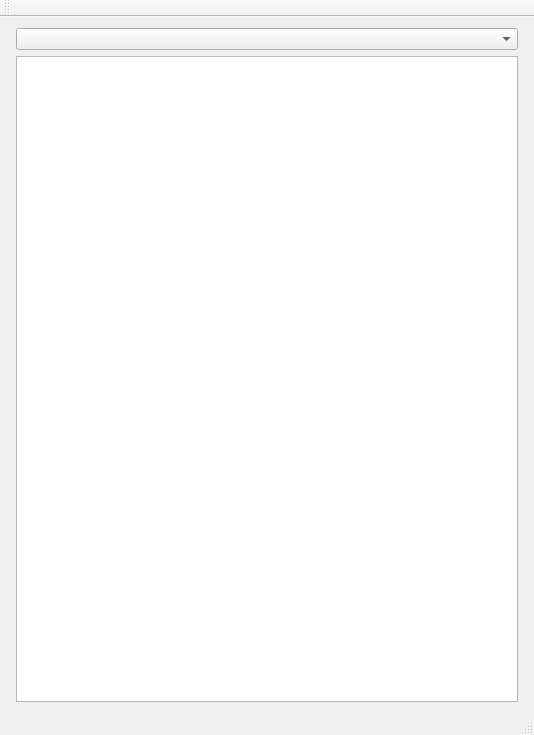
<?xml version="1.0" encoding="UTF-8"?>
<ui version="4.0">
 <class>MainWindow</class>
 <widget class="QMainWindow" name="MainWindow">
  <property name="geometry">
   <rect>
    <x>0</x>
    <y>0</y>
    <width>534</width>
    <height>735</height>
   </rect>
  </property>
  <property name="windowTitle">
   <string>MainWindow</string>
  </property>
  <widget class="QWidget" name="centralWidget">
   <layout class="QHBoxLayout" name="horizontalLayout_2">
    <item>
     <layout class="QHBoxLayout" name="horizontalLayout">
      <item>
       <spacer name="horizontalSpacer">
        <property name="orientation">
         <enum>Qt::Horizontal</enum>
        </property>
        <property name="sizeType">
         <enum>QSizePolicy::Fixed</enum>
        </property>
        <property name="sizeHint" stdset="0">
         <size>
          <width>5</width>
          <height>20</height>
         </size>
        </property>
       </spacer>
      </item>
      <item>
       <layout class="QVBoxLayout" name="verticalLayout">
        <item>
         <widget class="QComboBox" name="comboBox"/>
        </item>
        <item>
         <widget class="QTableWidget" name="tableWidget"/>
        </item>
       </layout>
      </item>
      <item>
       <spacer name="horizontalSpacer_2">
        <property name="orientation">
         <enum>Qt::Horizontal</enum>
        </property>
        <property name="sizeType">
         <enum>QSizePolicy::Fixed</enum>
        </property>
        <property name="sizeHint" stdset="0">
         <size>
          <width>5</width>
          <height>20</height>
         </size>
        </property>
       </spacer>
      </item>
     </layout>
    </item>
   </layout>
  </widget>
  <widget class="QMenuBar" name="menuBar">
   <property name="geometry">
    <rect>
     <x>0</x>
     <y>0</y>
     <width>534</width>
     <height>21</height>
    </rect>
   </property>
  </widget>
  <widget class="QToolBar" name="mainToolBar">
   <attribute name="toolBarArea">
    <enum>TopToolBarArea</enum>
   </attribute>
   <attribute name="toolBarBreak">
    <bool>false</bool>
   </attribute>
  </widget>
  <widget class="QStatusBar" name="statusBar"/>
 </widget>
 <layoutdefault spacing="6" margin="11"/>
 <resources/>
 <connections/>
</ui>
